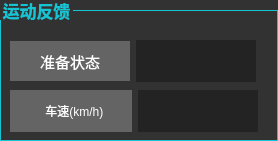
       <widget class="QGroupBox" name="groupBox_25">
        <property name="minimumSize">
         <size>
          <width>278</width>
          <height>100</height>
         </size>
        </property>
        <property name="styleSheet">
         <string notr="true">QGroupBox{background-color:rgb(50,50,50);border:1px solid rgb(21,197,212);margin-top:10px;font-family:仿宋;font:bold 13pt;}
QGroupBox::title{subcontrol-origin:margin;left:0px;margin-left:0px;padding 0 0px;color:rgb(21,197,212)}</string>
        </property>
        <property name="title">
         <string>运动反馈</string>
        </property>
        <property name="flat">
         <bool>false</bool>
        </property>
        <widget class="QWidget" name="layoutWidget">
         <property name="geometry">
          <rect>
           <x>10</x>
           <y>90</y>
           <width>248</width>
           <height>42</height>
          </rect>
         </property>
         <layout class="QHBoxLayout" name="horizontalLayout">
          <item>
           <widget class="QLabel" name="label_48">
            <property name="sizePolicy">
             <sizepolicy hsizetype="Preferred" vsizetype="Preferred">
              <horstretch>0</horstretch>
              <verstretch>0</verstretch>
             </sizepolicy>
            </property>
            <property name="minimumSize">
             <size>
              <width>120</width>
              <height>40</height>
             </size>
            </property>
            <property name="styleSheet">
             <string notr="true">QLabel{font:11pt '仿宋' bold; color:rgb(255,255,255);background-color:rgb(100,100,100);}</string>
            </property>
            <property name="text">
             <string>  车速(km/h)</string>
            </property>
            <property name="alignment">
             <set>Qt::AlignCenter</set>
            </property>
           </widget>
          </item>
          <item>
           <widget class="QLabel" name="labChasVehSpeed">
            <property name="sizePolicy">
             <sizepolicy hsizetype="Minimum" vsizetype="Preferred">
              <horstretch>0</horstretch>
              <verstretch>0</verstretch>
             </sizepolicy>
            </property>
            <property name="minimumSize">
             <size>
              <width>120</width>
              <height>40</height>
             </size>
            </property>
            <property name="maximumSize">
             <size>
              <width>80</width>
              <height>16777215</height>
             </size>
            </property>
            <property name="styleSheet">
             <string notr="true">QLabel{font:11pt '仿宋' bold; color:rgb(21,197,212);background-color: rgb(35, 35, 35);width:80px}</string>
            </property>
            <property name="text">
             <string/>
            </property>
            <property name="alignment">
             <set>Qt::AlignLeading|Qt::AlignLeft|Qt::AlignVCenter</set>
            </property>
           </widget>
          </item>
         </layout>
        </widget>
        <widget class="QWidget" name="layoutWidget">
         <property name="geometry">
          <rect>
           <x>10</x>
           <y>40</y>
           <width>248</width>
           <height>42</height>
          </rect>
         </property>
         <layout class="QHBoxLayout" name="horizontalLayout_2">
          <item>
           <widget class="QLabel" name="label_61">
            <property name="sizePolicy">
             <sizepolicy hsizetype="Maximum" vsizetype="Fixed">
              <horstretch>0</horstretch>
              <verstretch>0</verstretch>
             </sizepolicy>
            </property>
            <property name="minimumSize">
             <size>
              <width>120</width>
              <height>40</height>
             </size>
            </property>
            <property name="font">
             <font>
              <family>仿宋 12</family>
              <pointsize>11</pointsize>
              <weight>50</weight>
              <italic>false</italic>
              <bold>false</bold>
              <underline>false</underline>
              <kerning>true</kerning>
             </font>
            </property>
            <property name="styleSheet">
             <string notr="true">QLabel{font:11pt '仿宋' bold; color:rgb(255,255,255);background-color:rgb(100,100,100);}</string>
            </property>
            <property name="text">
             <string>准备状态</string>
            </property>
            <property name="alignment">
             <set>Qt::AlignCenter</set>
            </property>
           </widget>
          </item>
          <item>
           <widget class="QLabel" name="labReady">
            <property name="sizePolicy">
             <sizepolicy hsizetype="Minimum" vsizetype="Preferred">
              <horstretch>0</horstretch>
              <verstretch>0</verstretch>
             </sizepolicy>
            </property>
            <property name="minimumSize">
             <size>
              <width>120</width>
              <height>40</height>
             </size>
            </property>
            <property name="maximumSize">
             <size>
              <width>100</width>
              <height>16777215</height>
             </size>
            </property>
            <property name="styleSheet">
             <string notr="true">QLabel{font:11pt '仿宋' bold; color:rgb(21,197,212);background-color: rgb(35, 35, 35);}</string>
            </property>
            <property name="text">
             <string/>
            </property>
            <property name="alignment">
             <set>Qt::AlignCenter</set>
            </property>
           </widget>
          </item>
         </layout>
        </widget>
       </widget>
